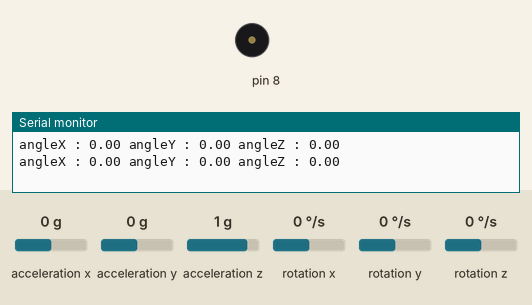
A sketch run on a simulated Arduino Uno, built with avr-gcc and run on an emulated ATmega328P. On the bench: buzzer (waves = sounding), the last lines printed to the serial monitor. The test bench sets the inputs (shaded band); at power-on: acceleration x 0 g, acceleration y 0 g, acceleration z 1 g, rotation x 0 °/s, rotation y 0 °/s, rotation z 0 °/s.

Above: at 4.2 s.
4.3 s: acceleration x set to -0.9 g
7.2 s: acceleration x set to -1.2 g
At 9.07 s:
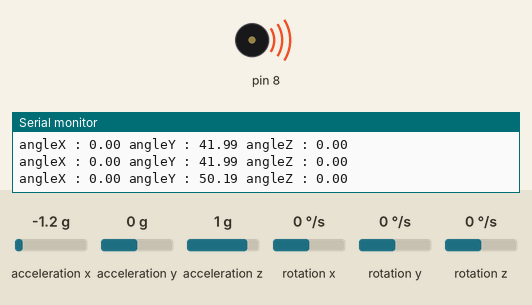
11.2 s: acceleration y set to -0.5 g
14.7 s: acceleration y set to -0.8 g
At 15.69 s:
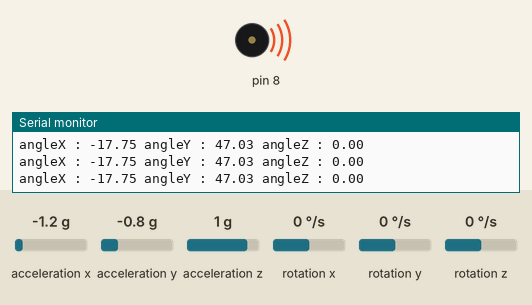
18.7 s: acceleration y set to 0.8 g
22.7 s: acceleration y set to 0.5 g
At 24.6 s:
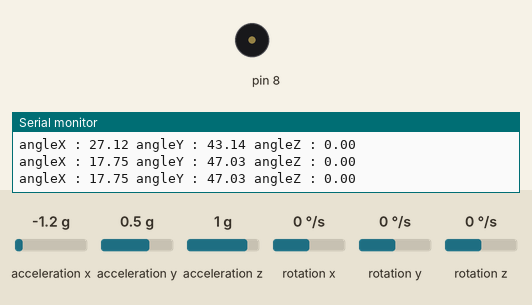
Timing chart, 0 to 27.7 s (numbered marks = the images above; inputs shaded):
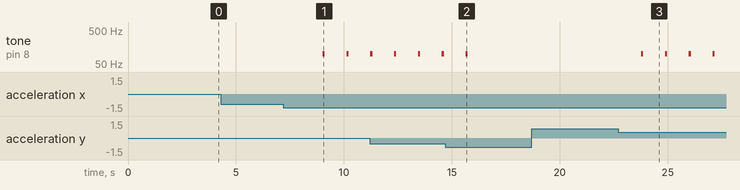

The sketch:

gyro_quiz.ino
```cpp
#include <MPU6050_tockn.h>
#include <Wire.h>

MPU6050 mpu6050(Wire);

void setup() {
  Serial.begin(9600);
  Wire.begin();
  mpu6050.begin();
  // 센서의 초기값 설정
  mpu6050.calcGyroOffsets(true);
  // 센서의 특정한 초기값 설정
  // mpu6050.setGyroOffsets(x, y, z);
}

void loop() {
  mpu6050.update();
  Serial.print("angleX : ");
  Serial.print(mpu6050.getAngleX());
  Serial.print(" angleY : ");
  Serial.print(mpu6050.getAngleY());
  Serial.print(" angleZ : ");
  Serial.print(mpu6050.getAngleZ());
  Serial.println();
  delay(1000);
  if(mpu6050.getAngleX() > 45 || mpu6050.getAngleX() < -45){
    tone(8, 222, 100);
    delay(100);
    noTone(8);
  }

  if(mpu6050.getAngleY() > 45 || mpu6050.getAngleY() < -45){
    tone(8, 100, 100);
    delay(100);
    noTone(8);
  }

  if(mpu6050.getAngleZ() > 45 || mpu6050.getAngleZ() < -45){
    tone(8, 189, 100);
    delay(100);
    noTone(8);
  }
}
```

Measured:
- the behaviour switches between -1 and -1.1 g on acceleration x (found by bisection; images 0 and 1)
- the behaviour switches between -0.6 and -0.7 g on acceleration y (found by bisection; images 1 and 2)
- after the input at 7.2 s, tone on pin 8: alternates 100 Hz for 0.10 s and silent for 1.0 s, starting after 1.8 s
- after the input at 14.7 s, tone on pin 8: goes on until 15.7 s, then stays silent
- after the input at 22.7 s, tone on pin 8: alternates 100 Hz for 0.10 s and silent for 1.0 s, starting after 1.1 s
